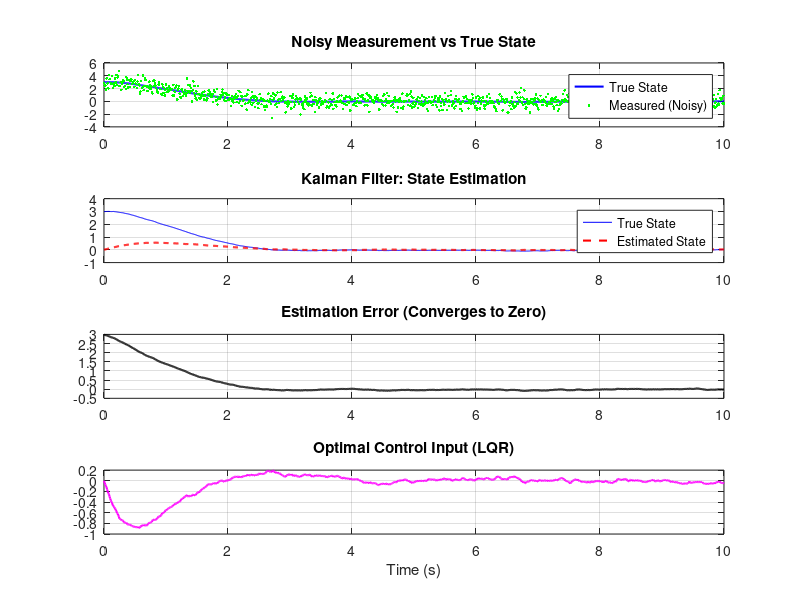

Write the MATLAB code that produced this figure. (Note: this script raises an error after producing the figure.)
clear; clc; close all;


A = [0 1;
    -1 -1.5];
B = [0;1];
C = [1 0];

Q = [10 0; 0 1];
R = 0.5;
K = lqr(A,B,Q,R);

%% KALMAN FILTER
W = 0.2*eye(2);   % Process noise
V = 0.5;          % Measurement noise

L = lqe(A,eye(2),C,W,V);

%SIMULATION 
dt = 0.01;
t = 0:dt:10;

x = [3; 0];        % True state
x_hat = [0; 0];    % Estimated state

for i = 1:length(t)
    
    % Noise
    w = sqrt(0.2)*randn(2,1);
    v = sqrt(0.5)*randn;
    
    % Measurement
    y = C*x + v;
    
    % Control (uses estimated state)
    u = -K*x_hat;
    
    % True system
    x_dot = A*x + B*u + w;
    x = x + x_dot*dt;
    
    % Estimator
    xhat_dot = A*x_hat + B*u + L*(y - C*x_hat);
    x_hat = x_hat + xhat_dot*dt;
    
    % Store
    X(:,i) = x;
    Xhat(:,i) = x_hat;
    Y(i) = y;
    U(i) = u;
end
figure;

%  Noisy Measurement vs True State
subplot(4,1,1);
plot(t, X(1,:), 'b', 'LineWidth',1.5); hold on;
plot(t, Y, 'g.');
title('Noisy Measurement vs True State');
legend('True State','Measured (Noisy)');
grid on;

% Estimation Performance
subplot(4,1,2);
plot(t, X(1,:), 'b', t, Xhat(1,:), 'r--','LineWidth',1.5);
title('Kalman Filter: State Estimation');
legend('True State','Estimated State');
grid on;

%  Estimation Error
subplot(4,1,3);
plot(t, X(1,:) - Xhat(1,:), 'k','LineWidth',1.5);
title('Estimation Error (Converges to Zero)');
grid on;

% Control Effort
subplot(4,1,4);
plot(t, U, 'm','LineWidth',1.5);
title('Optimal Control Input (LQR)');
xlabel('Time (s)');
grid on;

sgtitle('LQG Controller: Key Characteristics Visualization');
